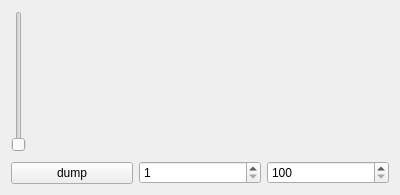
<?xml version="1.0" encoding="UTF-8"?>
<ui version="4.0">
 <class>snrWidget</class>
 <widget class="QWidget" name="snrWidget">
  <property name="geometry">
   <rect>
    <x>0</x>
    <y>0</y>
    <width>398</width>
    <height>195</height>
   </rect>
  </property>
  <property name="windowTitle">
   <string>SNR</string>
  </property>
  <layout class="QVBoxLayout" name="verticalLayout">
   <item>
    <layout class="QHBoxLayout" name="horizontalLayout">
     <item>
      <widget class="QSlider" name="snrSlider">
       <property name="maximumSize">
        <size>
         <width>16777215</width>
         <height>141</height>
        </size>
       </property>
       <property name="orientation">
        <enum>Qt::Vertical</enum>
       </property>
      </widget>
     </item>
     <item>
      <widget class="QwtPlot" name="snrPlot">
       <property name="sizePolicy">
        <sizepolicy hsizetype="Expanding" vsizetype="Expanding">
         <horstretch>0</horstretch>
         <verstretch>0</verstretch>
        </sizepolicy>
       </property>
       <property name="minimumSize">
        <size>
         <width>357</width>
         <height>0</height>
        </size>
       </property>
       <property name="maximumSize">
        <size>
         <width>357</width>
         <height>141</height>
        </size>
       </property>
       <property name="toolTip">
        <string>&lt;html&gt;&lt;head/&gt;&lt;body&gt;&lt;p&gt;snr display. As well known a DAB frame starts with a so-called null period, a period where the amplitude of the transmitted signal is (should be) zero. So, it is an excellent noise floor, and the SNR shown is computed as 20 * log10 (average amplitude from data blocks / average amplitude null period). One thing though. in many SFN's the transmitters add an encoding og the transmitter id (tii) to each second DABframe. So for uneven compressions you see the difference on SNR between the first and second frames&lt;/p&gt;&lt;p&gt;&lt;br/&gt;&lt;/p&gt;&lt;/body&gt;&lt;/html&gt;</string>
       </property>
      </widget>
     </item>
    </layout>
   </item>
   <item>
    <layout class="QHBoxLayout" name="horizontalLayout_2">
     <item alignment="Qt::AlignBottom">
      <widget class="QPushButton" name="snrDumpButton">
       <property name="text">
        <string>dump</string>
       </property>
      </widget>
     </item>
     <item alignment="Qt::AlignBottom">
      <widget class="QSpinBox" name="snrCompressionSelector">
       <property name="minimum">
        <number>1</number>
       </property>
      </widget>
     </item>
     <item alignment="Qt::AlignBottom">
      <widget class="QSpinBox" name="snrLengthSelector">
       <property name="minimum">
        <number>100</number>
       </property>
       <property name="maximum">
        <number>500</number>
       </property>
      </widget>
     </item>
    </layout>
   </item>
  </layout>
 </widget>
 <customwidgets>
  <customwidget>
   <class>QwtPlot</class>
   <extends>QFrame</extends>
   <header>qwt_plot.h</header>
   <container>1</container>
  </customwidget>
 </customwidgets>
 <resources/>
 <connections/>
</ui>
